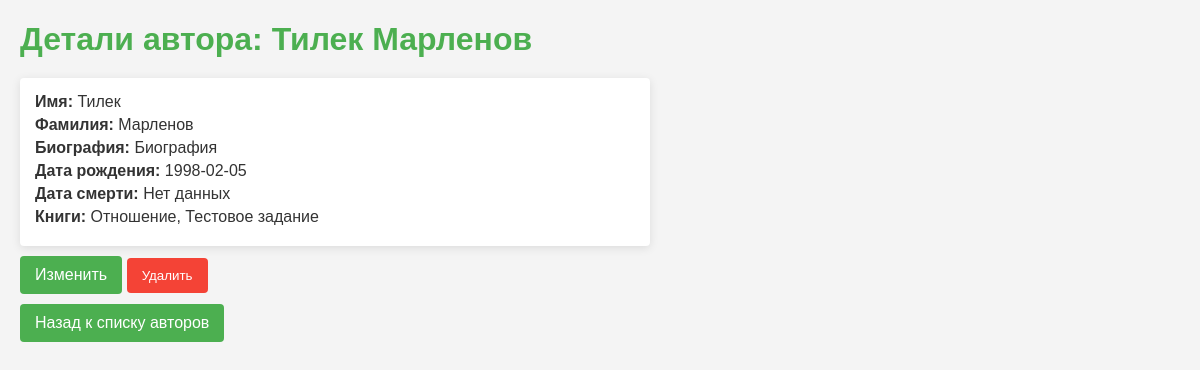
/author/8/, run on the app's committed database.
### app/models.py (models this page shows, shortened)
class Author(models.Model):
    first_name = models.CharField("Имя", max_length=50)
    last_name = models.CharField("Фамилия", max_length=50)
    biography = models.TextField("Биография")
    date_of_birth = models.DateField("Дата рождения", null=True, blank=True)
    date_of_death = models.DateField("Дата смерти", null=True, blank=True)
    class Meta:
        verbose_name = "Автор"
        verbose_name_plural = "Авторы"

class Book(models.Model):
    title = models.CharField("Название", max_length=100)
    summary = models.TextField("Краткое содержание", blank=True, null=True)
    isbn = models.IntegerField("ISBN", unique=True)
    author = models.ManyToManyField(Author, verbose_name="Автор")
    publication_date = models.DateField("Дата публикации")
    genre = models.ManyToManyField(Genre, verbose_name="Жанр")
    class Meta:
        verbose_name = "Книга"
        verbose_name_plural = "Книги"

### app/views.py (the view)
# urls.py: path('author/<int:pk>/', AuthorDetailView.as_view(), name='author_detail'),
class AuthorDetailView(DetailView):
    model = Author
    template_name = 'author_detail.html'
    context_object_name = 'author'

### templates/author_detail.html (shortened to what this page needs)
<!DOCTYPE html>
<html lang="ru">
<head>
</head>
<body>
    <h1>Детали автора: {{ author.first_name }} {{ author.last_name }}</h1>
    <div class="author-details">
        <strong>Имя:</strong> {{ author.first_name }}<br>
        <strong>Фамилия:</strong> {{ author.last_name }}<br>
        <strong>Биография:</strong> {{ author.biography }}<br>
        <strong>Дата рождения:</strong> {{ author.date_of_birth|date:'Y-m-d' }}<br>
        <strong>Дата смерти:</strong> {% if author.date_of_death %}{{ author.date_of_death|date:'Y-m-d' }}{% else %}Нет данных{% endif %}<br>
        <strong>Книги:</strong>
        {% if author.book_set.all %}
            {% for book in author.book_set.all %}
                {{ book.title }}{% if not forloop.last %}, {% endif %}
            {% endfor %}
        {% else %}
            Нет книг
        {% endif %}
    </div>
    <a href="{% url 'author_update' author.id %}">Изменить</a>
    <form action="{% url 'author_delete' author.id %}" method="post" style="display:inline;" onsubmit="confirmDelete(event);">
        <button type="submit">Удалить</button>
    </form>
    <br>
    <a href="{% url 'author_list' %}">Назад к списку авторов</a>
</body>
</html>

### templates/author_detail.html (style rules this page uses)
body { font-family: Arial, sans-serif; margin: 20px; background-color: #f4f4f4; color: #333; }
h1 { margin-bottom: 20px; color: #4CAF50; }
.author-details { max-width: 600px; background-color: white; padding: 15px; border-radius: 4px; box-shadow: 0 2px 10px rgba(0, 0, 0, 0.1); }
strong { display: inline-block; margin-bottom: 5px; }
a { display: inline-block; margin-top: 10px; padding: 10px 15px; background-color: #4CAF50; color: white; text-decoration: none; border-radius: 4px; }
button { display: inline-block; margin-top: 10px; padding: 10px 15px; background-color: #f44336; color: white; border: none; border-radius: 4px; cursor: pointer; }

### data on the page
Author: first_name "Тилек", last_name "Марленов", biography "Биография", date_of_birth "1998-02-05"
Book: title "Отношение"
Book: title "Тестовое задание"
